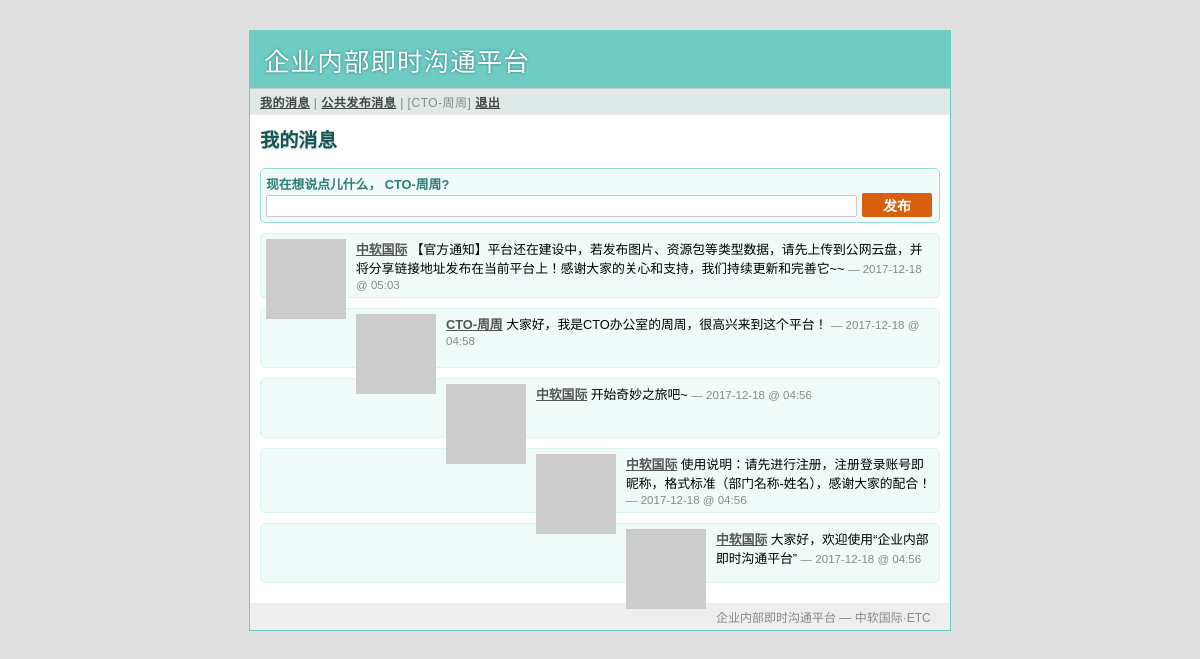
The app's page / (signed in) with its own data.
### tables this page shows
CREATE TABLE user (
  user_id integer primary key autoincrement,
  username text not null,
  email text not null,
  pw_hash text not null
);

CREATE TABLE message (
  message_id integer primary key autoincrement,
  author_id integer not null,
  text text not null,
  pub_date integer
);

### minitwit.py (the view)
@app.route('/')
def timeline():
    if not g.user:
        return redirect(url_for('public_timeline'))
    return render_template('timeline.html', messages=query_db('''
        select message.*, user.* from message, user
        where message.author_id = user.user_id and (
            user.user_id = ? or
            user.user_id in (select whom_id from follower
                                    where who_id = ?))
        order by message.pub_date desc limit ?''',
        [session['user_id'], session['user_id'], PER_PAGE]))

### minitwit.py (called while the page is built)
def get_db():
    top = _app_ctx_stack.top
    if not hasattr(top, 'sqlite_db'):
        top.sqlite_db = sqlite3.connect(app.config['DATABASE'])
        top.sqlite_db.row_factory = sqlite3.Row
    return top.sqlite_db

@app.teardown_appcontext
def close_database(exception):
    top = _app_ctx_stack.top
    if hasattr(top, 'sqlite_db'):
        top.sqlite_db.close()

def query_db(query, args=(), one=False):
    cur = get_db().execute(query, args)
    rv = cur.fetchall()
    return (rv[0] if rv else None) if one else rv

def format_datetime(timestamp):
    return datetime.utcfromtimestamp(timestamp).strftime('%Y-%m-%d @ %H:%M')

def gravatar_url(email, size=80):
    return 'https://www.gravatar.com/avatar/%s?d=identicon&s=%d' % \
        (md5(email.strip().lower().encode('utf-8')).hexdigest(), size)

@app.before_request
def before_request():
    g.user = None
    if 'user_id' in session:
        g.user = query_db('select * from user where user_id = ?',
                          [session['user_id']], one=True)

### templates/timeline.html
{% extends "layout.html" %}
{% block title %}
  {% if request.endpoint == 'public_timeline' %}
    公共发布消息
  {% elif request.endpoint == 'user_timeline' %}
    {{ profile_user.username }}发布的消息
  {% else %}
    我的消息
  {% endif %}
{% endblock %}
{% block body %}
  <h2>{{ self.title() }}</h2>
  {% if g.user %}
    {% if request.endpoint == 'user_timeline' %}
      <div class="followstatus">
      {% if g.user.user_id == profile_user.user_id %}
        这是您!
      {% elif followed %}
        您当前正在持续关注该用户
        <a class="unfollow" href="{{ url_for('unfollow_user', username=profile_user.username)
          }}">取消关注</a>.
      {% else %}
        您尚未关注该用户.
        <a class="follow" href="{{ url_for('follow_user', username=profile_user.username)
          }}">马上关注</a>.
      {% endif %}
      </div>
    {% elif request.endpoint == 'timeline' %}
      <div class="twitbox">
        <h3>现在想说点儿什么， {{ g.user.username }}?</h3>
        <form action="{{ url_for('add_message') }}" method="post">
          <p><input type="text" name="text" size="60"><input type="submit" value="发布">
        </form>
      </div>
    {% endif %}
  {% endif %}
  <ul class="messages">
  {% for message in messages %}
    <li><img src="{{ message.email|gravatar(size=48) }}"><p>
      <strong><a href="{{ url_for('user_timeline', username=message.username)
      }}">{{ message.username }}</a></strong>
      {{ message.text }}
      <small>&mdash; {{ message.pub_date|datetimeformat }}</small>
  {% else %}
    <li><em>到目前为止您还未发布过任何消息</em>
  {% endfor %}
  </ul>
{% endblock %}

### templates/layout.html (shortened to what this page needs)
<!doctype html>
<link rel="stylesheet" type="text/css" href="{{ url_for('static', filename='style.css') }}">
<div class="page">
  <h1>企业内部即时沟通平台</h1>
  <div class="navigation">
  {% if g.user %}
    <a href="{{ url_for('timeline') }}">我的消息</a> |
    <a href="{{ url_for('public_timeline') }}">公共发布消息</a> |
    [{{ g.user.username }}]&nbsp;<a href="{{ url_for('logout') }}">退出</a>
  {% else %}
    <a href="{{ url_for('public_timeline') }}">公共发布消息</a> |
    <a href="{{ url_for('register') }}">新用户注册</a> |
    <a href="{{ url_for('login') }}">用户登录</a>
  {% endif %}
  </div>
  <div class="body">
  {% block body %}{% endblock %}
  </div>
  <div class="footer">
    企业内部即时沟通平台 &mdash; 中软国际·ETC
  </div>
</div>

### static/style.css (style rules this page uses)
a { color: rgb(85, 85, 85); }
input[type="text"], input[type="password"] { background: white; border: 1px solid rgb(201, 201, 201); padding: 2px; font-family: 'Trebuchet MS', sans-serif; font-size: 14px; -moz-border-radius: 2px; -webkit-border-radius: 2px; color: #383838; }
input[type="submit"] { background: #d85e0dfd; border: 1px solid rgba(255, 255, 255, 0); padding: 1px 3px; font-family: 'Trebuchet MS', sans-serif; font-size: 14px; font-weight: bold; -moz-border-radius: 2px; -webkit-border-radius: 2px; color: white; }
div.page { background: white; border: 1px solid #6ECCC4; width: 700px; margin: 30px auto; }
div.page h1 { background: #6ECCC4; margin: 0; padding: 10px 14px; color: white; letter-spacing: 1px; text-shadow: 0 0 3px #24776F; font-weight: normal; }
div.page div.navigation { background: #DEE9E8; padding: 4px 10px; border-top: 1px solid #ccc; border-bottom: 1px solid #eee; color: #888; font-size: 12px; letter-spacing: 0.5px; }
div.page div.navigation a { color: #444; font-weight: bold; }
div.page h2 { margin: 0 0 15px 0; color: #105751; text-shadow: 0 1px 2px #ccc; }
div.page div.body { padding: 10px; }
div.page div.footer { background: #eee; color: #888; padding: 5px 10px; font-size: 12px; }
div.page ul.messages { list-style: none; margin: 0; padding: 0; }
div.page ul.messages li { margin: 10px 0; padding: 5px; background: #F0FAF9; border: 1px solid #DBF3F1; -moz-border-radius: 5px; -webkit-border-radius: 5px; min-height: 48px; }
div.page ul.messages p { margin: 0; }
div.page ul.messages li img { float: left; padding: 0 10px 0 0; }
div.page ul.messages li small { font-size: 0.9em; color: #888; }
div.page div.twitbox { margin: 10px 0; padding: 5px; background: #F0FAF9; border: 1px solid #94E2DA; -moz-border-radius: 5px; -webkit-border-radius: 5px; }
div.page div.twitbox h3 { margin: 0; font-size: 1em; color: #2C7E76; }
div.page div.twitbox p { margin: 0; }
div.page div.twitbox input[type="text"] { width: 585px; }
div.page div.twitbox input[type="submit"] { width: 70px; margin-left: 5px; }

### records on screen
user: user.username "CTO-周周"
message: username "中软国际", text "【官方通知】平台还在建设中，若发布图片、资源包等类型数据，请先上传到公网云盘，并将分享链接地址发布在当前平台上！感谢大家的关心和支持，我们持续更新和完善它~~", pub_date "2017-12-18 @ 05:03"
message: username "CTO-周周", text "大家好，我是CTO办公室的周周，很高兴来到这个平台！", pub_date "2017-12-18 @ 04:58"
message: username "中软国际", text "开始奇妙之旅吧~", pub_date "2017-12-18 @ 04:56"
message: username "中软国际", text "使用说明：请先进行注册，注册登录账号即昵称，格式标准（部门名称-姓名），感谢大家的配合！", pub_date "2017-12-18 @ 04:56"
message: username "中软国际", text "大家好，欢迎使用“企业内部即时沟通平台”", pub_date "2017-12-18 @ 04:56"
